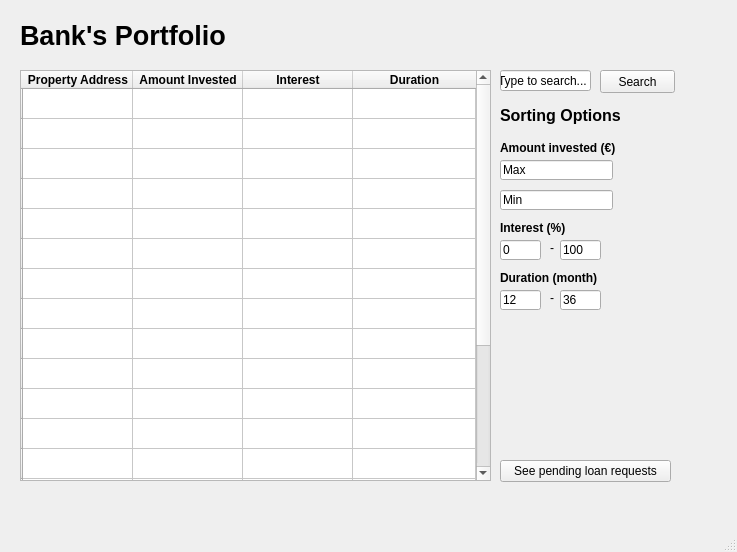
<?xml version="1.0" encoding="UTF-8"?>
<ui version="4.0">
 <class>MainWindow</class>
 <widget class="QMainWindow" name="MainWindow">
  <property name="geometry">
   <rect>
    <x>0</x>
    <y>0</y>
    <width>737</width>
    <height>552</height>
   </rect>
  </property>
  <property name="windowTitle">
   <string>MainWindow</string>
  </property>
  <widget class="QWidget" name="centralwidget">
   <widget class="QLabel" name="sorting_amount_invested_label">
    <property name="geometry">
     <rect>
      <x>500</x>
      <y>140</y>
      <width>161</width>
      <height>16</height>
     </rect>
    </property>
    <property name="font">
     <font>
      <weight>75</weight>
      <bold>true</bold>
     </font>
    </property>
    <property name="text">
     <string>Amount invested (€)</string>
    </property>
   </widget>
   <widget class="QLineEdit" name="sorting_max_line">
    <property name="geometry">
     <rect>
      <x>500</x>
      <y>160</y>
      <width>113</width>
      <height>20</height>
     </rect>
    </property>
    <property name="text">
     <string>Max</string>
    </property>
   </widget>
   <widget class="QLineEdit" name="duration_interest2_line">
    <property name="geometry">
     <rect>
      <x>560</x>
      <y>290</y>
      <width>41</width>
      <height>20</height>
     </rect>
    </property>
    <property name="text">
     <string>36</string>
    </property>
   </widget>
   <widget class="QLabel" name="sorting_options_label">
    <property name="geometry">
     <rect>
      <x>500</x>
      <y>100</y>
      <width>151</width>
      <height>31</height>
     </rect>
    </property>
    <property name="font">
     <font>
      <pointsize>12</pointsize>
      <weight>50</weight>
      <bold>false</bold>
     </font>
    </property>
    <property name="text">
     <string>&lt;html&gt;&lt;head/&gt;&lt;body&gt;&lt;p&gt;&lt;span style=&quot; font-weight:600;&quot;&gt;Sorting Options&lt;/span&gt;&lt;/p&gt;&lt;/body&gt;&lt;/html&gt;</string>
    </property>
   </widget>
   <widget class="QLabel" name="duration_dash_label">
    <property name="geometry">
     <rect>
      <x>550</x>
      <y>290</y>
      <width>16</width>
      <height>16</height>
     </rect>
    </property>
    <property name="text">
     <string>-</string>
    </property>
   </widget>
   <widget class="QTableWidget" name="tableWidget_banks_portfolio">
    <property name="geometry">
     <rect>
      <x>20</x>
      <y>70</y>
      <width>471</width>
      <height>411</height>
     </rect>
    </property>
    <property name="alternatingRowColors">
     <bool>false</bool>
    </property>
    <attribute name="horizontalHeaderDefaultSectionSize">
     <number>110</number>
    </attribute>
    <attribute name="horizontalHeaderStretchLastSection">
     <bool>true</bool>
    </attribute>
    <row>
     <property name="text">
      <string/>
     </property>
    </row>
    <row>
     <property name="text">
      <string/>
     </property>
    </row>
    <row>
     <property name="text">
      <string/>
     </property>
    </row>
    <row>
     <property name="text">
      <string/>
     </property>
    </row>
    <row>
     <property name="text">
      <string/>
     </property>
    </row>
    <row>
     <property name="text">
      <string/>
     </property>
    </row>
    <row>
     <property name="text">
      <string/>
     </property>
    </row>
    <row>
     <property name="text">
      <string/>
     </property>
    </row>
    <row>
     <property name="text">
      <string/>
     </property>
    </row>
    <row>
     <property name="text">
      <string/>
     </property>
    </row>
    <row>
     <property name="text">
      <string/>
     </property>
    </row>
    <row>
     <property name="text">
      <string/>
     </property>
    </row>
    <row>
     <property name="text">
      <string/>
     </property>
    </row>
    <row>
     <property name="text">
      <string/>
     </property>
    </row>
    <row>
     <property name="text">
      <string/>
     </property>
    </row>
    <row>
     <property name="text">
      <string/>
     </property>
    </row>
    <row>
     <property name="text">
      <string/>
     </property>
    </row>
    <row>
     <property name="text">
      <string/>
     </property>
    </row>
    <row>
     <property name="text">
      <string/>
     </property>
    </row>
    <column>
     <property name="text">
      <string>Property Address</string>
     </property>
     <property name="font">
      <font>
       <weight>75</weight>
       <bold>true</bold>
      </font>
     </property>
    </column>
    <column>
     <property name="text">
      <string>Amount Invested</string>
     </property>
     <property name="font">
      <font>
       <weight>75</weight>
       <bold>true</bold>
      </font>
     </property>
    </column>
    <column>
     <property name="text">
      <string>Interest</string>
     </property>
     <property name="font">
      <font>
       <weight>75</weight>
       <bold>true</bold>
      </font>
     </property>
    </column>
    <column>
     <property name="text">
      <string>Duration</string>
     </property>
     <property name="font">
      <font>
       <weight>75</weight>
       <bold>true</bold>
      </font>
     </property>
    </column>
   </widget>
   <widget class="QLineEdit" name="duration_interest1_line">
    <property name="geometry">
     <rect>
      <x>500</x>
      <y>290</y>
      <width>41</width>
      <height>20</height>
     </rect>
    </property>
    <property name="text">
     <string>12</string>
    </property>
   </widget>
   <widget class="QLabel" name="banks_portfolio_label">
    <property name="geometry">
     <rect>
      <x>20</x>
      <y>20</y>
      <width>311</width>
      <height>31</height>
     </rect>
    </property>
    <property name="font">
     <font>
      <pointsize>20</pointsize>
      <weight>75</weight>
      <bold>true</bold>
     </font>
    </property>
    <property name="text">
     <string>Bank's Portfolio</string>
    </property>
   </widget>
   <widget class="QLabel" name="interest_dash_label">
    <property name="geometry">
     <rect>
      <x>550</x>
      <y>240</y>
      <width>16</width>
      <height>16</height>
     </rect>
    </property>
    <property name="text">
     <string>-</string>
    </property>
   </widget>
   <widget class="QLineEdit" name="sorting_interest2_line">
    <property name="geometry">
     <rect>
      <x>560</x>
      <y>240</y>
      <width>41</width>
      <height>20</height>
     </rect>
    </property>
    <property name="text">
     <string>100</string>
    </property>
   </widget>
   <widget class="QLineEdit" name="sorting_interest1_line">
    <property name="geometry">
     <rect>
      <x>500</x>
      <y>240</y>
      <width>41</width>
      <height>20</height>
     </rect>
    </property>
    <property name="text">
     <string>0</string>
    </property>
   </widget>
   <widget class="QLineEdit" name="search_line">
    <property name="geometry">
     <rect>
      <x>500</x>
      <y>70</y>
      <width>91</width>
      <height>21</height>
     </rect>
    </property>
    <property name="text">
     <string>Type to search...</string>
    </property>
   </widget>
   <widget class="QPushButton" name="search_push_button">
    <property name="geometry">
     <rect>
      <x>600</x>
      <y>70</y>
      <width>75</width>
      <height>23</height>
     </rect>
    </property>
    <property name="text">
     <string>Search</string>
    </property>
   </widget>
   <widget class="QLineEdit" name="sorting_min_line">
    <property name="geometry">
     <rect>
      <x>500</x>
      <y>190</y>
      <width>113</width>
      <height>20</height>
     </rect>
    </property>
    <property name="text">
     <string>Min</string>
    </property>
   </widget>
   <widget class="QLabel" name="sorting_interest_label">
    <property name="geometry">
     <rect>
      <x>500</x>
      <y>220</y>
      <width>81</width>
      <height>16</height>
     </rect>
    </property>
    <property name="font">
     <font>
      <weight>75</weight>
      <bold>true</bold>
     </font>
    </property>
    <property name="text">
     <string>Interest (%)</string>
    </property>
   </widget>
   <widget class="QLabel" name="sorting_duration_label">
    <property name="geometry">
     <rect>
      <x>500</x>
      <y>270</y>
      <width>141</width>
      <height>16</height>
     </rect>
    </property>
    <property name="font">
     <font>
      <weight>75</weight>
      <bold>true</bold>
     </font>
    </property>
    <property name="text">
     <string>Duration (month)</string>
    </property>
   </widget>
   <widget class="QPushButton" name="see_pending_requests_push_button">
    <property name="geometry">
     <rect>
      <x>500</x>
      <y>460</y>
      <width>171</width>
      <height>22</height>
     </rect>
    </property>
    <property name="text">
     <string>See pending loan requests</string>
    </property>
   </widget>
  </widget>
  <widget class="QMenuBar" name="menubar">
   <property name="geometry">
    <rect>
     <x>0</x>
     <y>0</y>
     <width>737</width>
     <height>19</height>
    </rect>
   </property>
  </widget>
  <widget class="QStatusBar" name="statusbar"/>
 </widget>
 <resources/>
 <connections/>
</ui>
